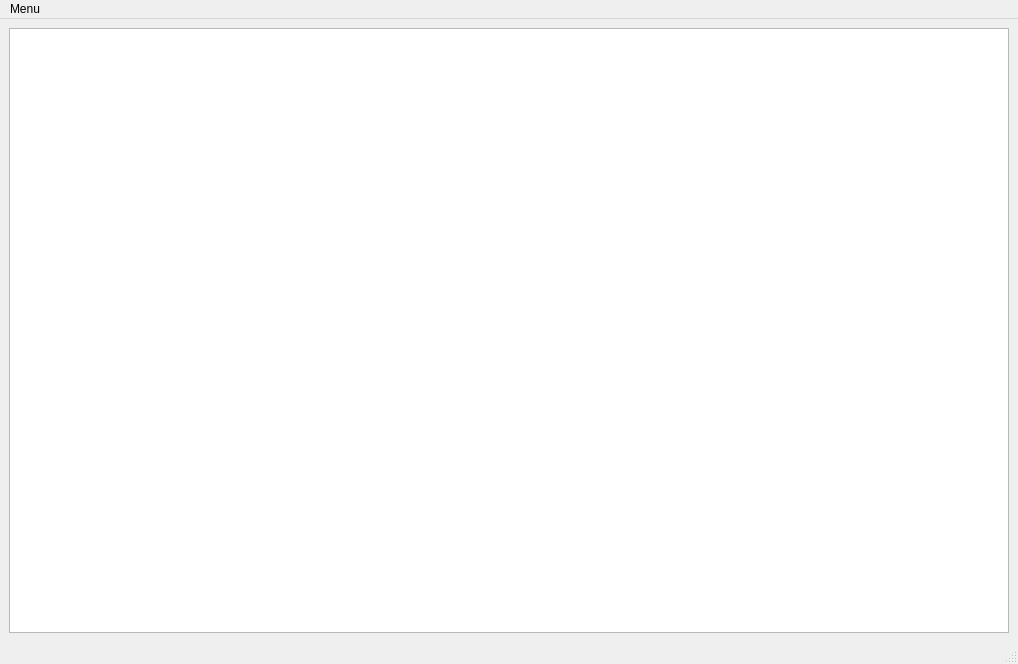
<?xml version="1.0" encoding="UTF-8"?>
<ui version="4.0">
 <class>MainWindow</class>
 <widget class="QMainWindow" name="MainWindow">
  <property name="geometry">
   <rect>
    <x>0</x>
    <y>0</y>
    <width>1018</width>
    <height>664</height>
   </rect>
  </property>
  <property name="windowTitle">
   <string>MainWindow</string>
  </property>
  <widget class="QWidget" name="centralwidget">
   <layout class="QVBoxLayout" name="verticalLayout">
    <item>
     <widget class="QGraphicsView" name="graphicsView">
      <property name="sizePolicy">
       <sizepolicy hsizetype="MinimumExpanding" vsizetype="MinimumExpanding">
        <horstretch>0</horstretch>
        <verstretch>0</verstretch>
       </sizepolicy>
      </property>
      <property name="minimumSize">
       <size>
        <width>1000</width>
        <height>600</height>
       </size>
      </property>
     </widget>
    </item>
   </layout>
  </widget>
  <widget class="QMenuBar" name="menubar">
   <property name="geometry">
    <rect>
     <x>0</x>
     <y>0</y>
     <width>1018</width>
     <height>23</height>
    </rect>
   </property>
   <widget class="QMenu" name="menuMenu">
    <property name="title">
     <string>Menu</string>
    </property>
    <addaction name="actionStop"/>
   </widget>
   <addaction name="menuMenu"/>
  </widget>
  <widget class="QStatusBar" name="statusbar"/>
  <action name="actionStop">
   <property name="text">
    <string>Stop</string>
   </property>
  </action>
 </widget>
 <resources/>
 <connections/>
</ui>
